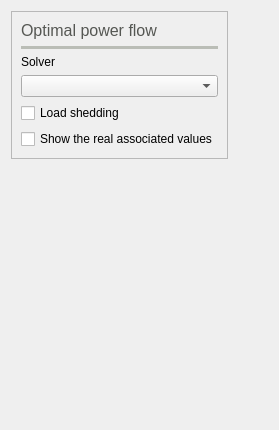
          <widget class="QWidget" name="tab_4">
           <attribute name="icon">
            <iconset resource="icons.qrc">
             <normaloff>:/Icons/white_icons/dcopf.svg</normaloff>:/Icons/white_icons/dcopf.svg</iconset>
           </attribute>
           <attribute name="title">
            <string>OPF</string>
           </attribute>
           <attribute name="toolTip">
            <string>Optimal power flow settings</string>
           </attribute>
           <layout class="QGridLayout" name="gridLayout_10">
            <item row="1" column="0">
             <spacer name="verticalSpacer_2">
              <property name="orientation">
               <enum>Qt::Vertical</enum>
              </property>
              <property name="sizeHint" stdset="0">
               <size>
                <width>20</width>
                <height>260</height>
               </size>
              </property>
             </spacer>
            </item>
            <item row="0" column="0">
             <widget class="QFrame" name="frame_30">
              <property name="frameShape">
               <enum>QFrame::StyledPanel</enum>
              </property>
              <property name="frameShadow">
               <enum>QFrame::Raised</enum>
              </property>
              <layout class="QVBoxLayout" name="verticalLayout_20">
               <item>
                <widget class="QLabel" name="label_46">
                 <property name="palette">
                  <palette>
                   <active>
                    <colorrole role="WindowText">
                     <brush brushstyle="SolidPattern">
                      <color alpha="255">
                       <red>85</red>
                       <green>87</green>
                       <blue>83</blue>
                      </color>
                     </brush>
                    </colorrole>
                   </active>
                   <inactive>
                    <colorrole role="WindowText">
                     <brush brushstyle="SolidPattern">
                      <color alpha="255">
                       <red>85</red>
                       <green>87</green>
                       <blue>83</blue>
                      </color>
                     </brush>
                    </colorrole>
                   </inactive>
                   <disabled>
                    <colorrole role="WindowText">
                     <brush brushstyle="SolidPattern">
                      <color alpha="255">
                       <red>190</red>
                       <green>190</green>
                       <blue>190</blue>
                      </color>
                     </brush>
                    </colorrole>
                   </disabled>
                  </palette>
                 </property>
                 <property name="font">
                  <font>
                   <pointsize>12</pointsize>
                  </font>
                 </property>
                 <property name="text">
                  <string>Optimal power flow</string>
                 </property>
                </widget>
               </item>
               <item>
                <widget class="Line" name="line_16">
                 <property name="palette">
                  <palette>
                   <active>
                    <colorrole role="WindowText">
                     <brush brushstyle="SolidPattern">
                      <color alpha="255">
                       <red>186</red>
                       <green>189</green>
                       <blue>182</blue>
                      </color>
                     </brush>
                    </colorrole>
                   </active>
                   <inactive>
                    <colorrole role="WindowText">
                     <brush brushstyle="SolidPattern">
                      <color alpha="255">
                       <red>186</red>
                       <green>189</green>
                       <blue>182</blue>
                      </color>
                     </brush>
                    </colorrole>
                   </inactive>
                   <disabled>
                    <colorrole role="WindowText">
                     <brush brushstyle="SolidPattern">
                      <color alpha="255">
                       <red>190</red>
                       <green>190</green>
                       <blue>190</blue>
                      </color>
                     </brush>
                    </colorrole>
                   </disabled>
                  </palette>
                 </property>
                 <property name="frameShadow">
                  <enum>QFrame::Plain</enum>
                 </property>
                 <property name="lineWidth">
                  <number>4</number>
                 </property>
                 <property name="orientation">
                  <enum>Qt::Horizontal</enum>
                 </property>
                </widget>
               </item>
               <item>
                <widget class="QLabel" name="label_42">
                 <property name="text">
                  <string>Solver</string>
                 </property>
                </widget>
               </item>
               <item>
                <widget class="QComboBox" name="lpf_solver_comboBox"/>
               </item>
               <item>
                <widget class="QCheckBox" name="load_shedding_checkBox">
                 <property name="toolTip">
                  <string>&lt;html&gt;&lt;head/&gt;&lt;body&gt;&lt;p&gt;When activated, the loading is always below 100%.&lt;/p&gt;&lt;p&gt;This is achieved by decreasing the load amount.&lt;/p&gt;&lt;p&gt;This is also called load shedding.&lt;/p&gt;&lt;/body&gt;&lt;/html&gt;</string>
                 </property>
                 <property name="text">
                  <string>Load shedding</string>
                 </property>
                </widget>
               </item>
               <item>
                <widget class="QCheckBox" name="show_real_values_for_lp_checkBox">
                 <property name="toolTip">
                  <string>&lt;html&gt;&lt;head/&gt;&lt;body&gt;&lt;p&gt;The linear program will produce a linearized solution for the loading that might not be the real associated loading values that correspond to the found voltage solution. This check allows you to see the real associated values.&lt;/p&gt;&lt;/body&gt;&lt;/html&gt;</string>
                 </property>
                 <property name="text">
                  <string>Show the real associated values</string>
                 </property>
                </widget>
               </item>
              </layout>
             </widget>
            </item>
            <item row="0" column="1">
             <spacer name="horizontalSpacer_10">
              <property name="orientation">
               <enum>Qt::Horizontal</enum>
              </property>
              <property name="sizeHint" stdset="0">
               <size>
                <width>40</width>
                <height>20</height>
               </size>
              </property>
             </spacer>
            </item>
           </layout>
          </widget>
